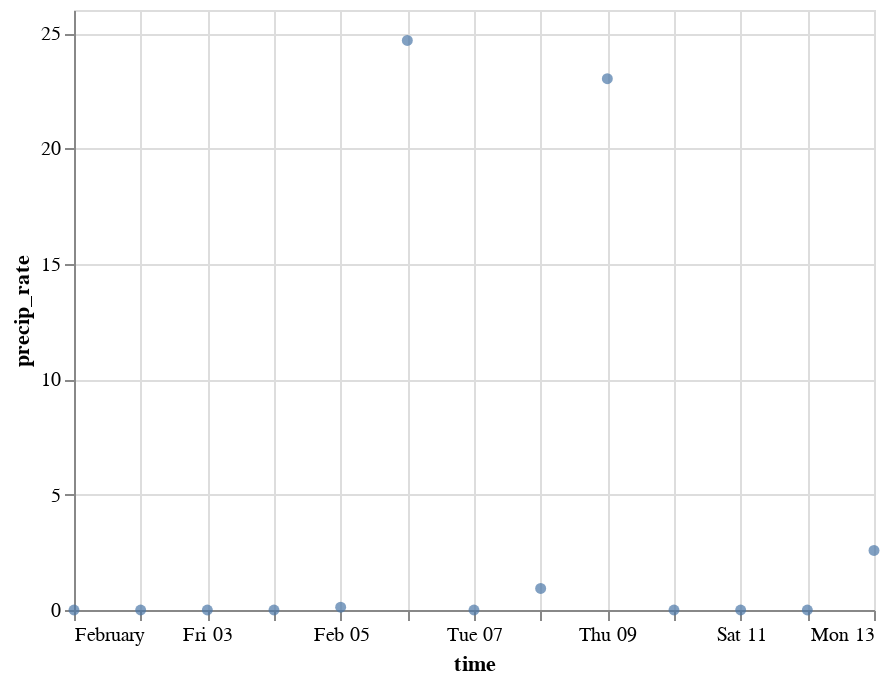

Notebook code for this chart:
### Code cell
alt.Chart(disdro_precip_rate_30min_df).mark_circle().encode(
    alt.X('time:T'),
    alt.Y("precip_rate:Q")
)

### Figure 1 — Vega-Lite specification as saved in the notebook (floating-point values rounded to 4 significant figures)
{"config": {"view": {"continuousWidth": 400, "continuousHeight": 300}}, "data": {"name": "data-bc020472790318020633b943f09ce596"}, "mark": "circle", "encoding": {"x": {"field": "time", "type": "temporal"}, "y": {"field": "precip_rate", "type": "quantitative"}}, "$schema": "https://vega.github.io/schema/vega-lite/v4.17.0.json", "datasets": {"data-bc020472790318020633b943f09ce596": [{"time": "2023-02-01T00:00:00", "precip_rate": 0.0}, {"time": "2023-02-02T00:00:00", "precip_rate": 0.0}, {"time": "2023-02-03T00:00:00", "precip_rate": 0.0}, {"time": "2023-02-04T00:00:00", "precip_rate": 0.0}, {"time": "2023-02-05T00:00:00", "precip_rate": 0.123}, {"time": "2023-02-06T00:00:00", "precip_rate": 24.68}, {"time": "2023-02-07T00:00:00", "precip_rate": 0.0}, {"time": "2023-02-08T00:00:00", "precip_rate": 0.934}, {"time": "2023-02-09T00:00:00", "precip_rate": 23.02}, {"time": "2023-02-10T00:00:00", "precip_rate": 0.0}, {"time": "2023-02-11T00:00:00", "precip_rate": 0.0}, {"time": "2023-02-12T00:00:00", "precip_rate": 0.0}, {"time": "2023-02-13T00:00:00", "precip_rate": 2.58}]}}
